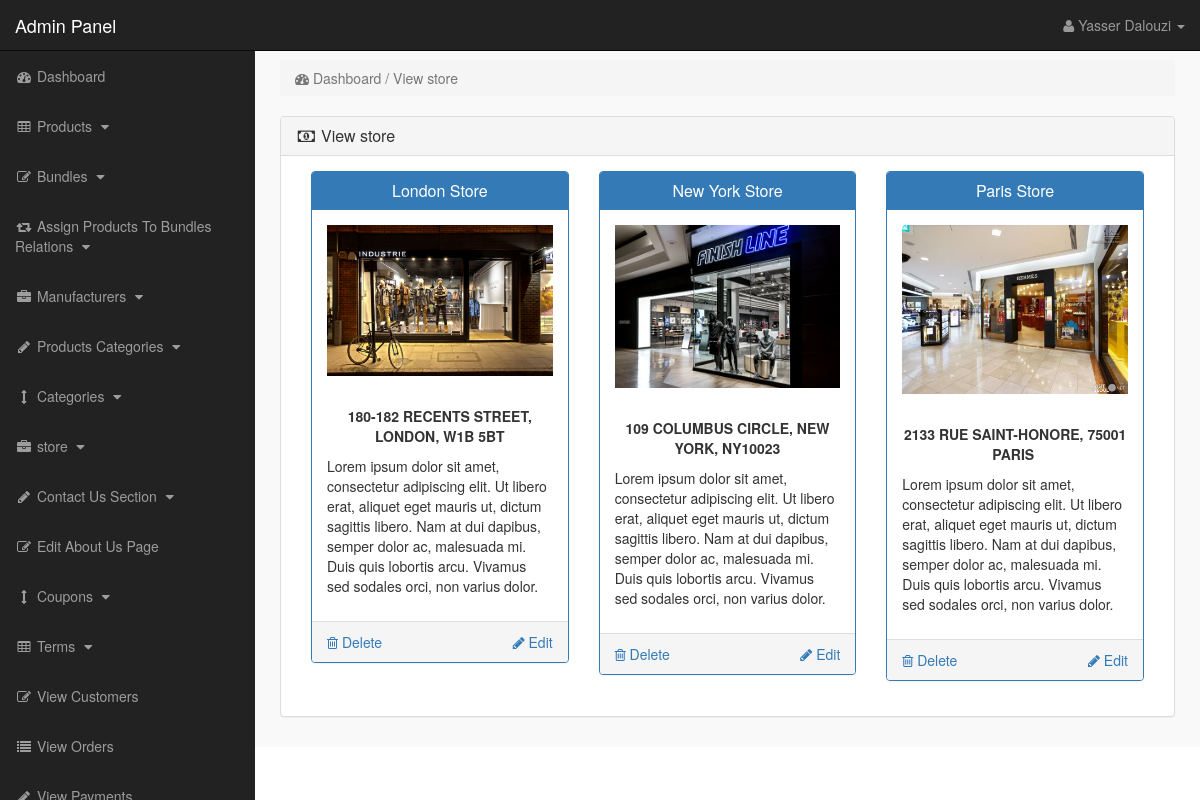
The app's page /admin_area/index.php?view_store (signed in) with its own data.
### tables this page shows
CREATE TABLE `store` (
  `store_id` int(10) NOT NULL,
  `store_title` varchar(255) NOT NULL,
  `store_image` varchar(255) NOT NULL,
  `store_desc` text NOT NULL,
  `store_button` varchar(255) NOT NULL,
  `store_url` varchar(255) NOT NULL
);

### admin_area/view_store.php (the view, shortened to what this page needs)
<?php
if(!isset($_SESSION['admin_email'])){
echo "<script>window.open('login.php','_self')</script>";
}
else {
?>
<div class="row" >
<div class="col-lg-12" >
<ol class="breadcrumb">
<li class="active">
<i class="fa fa-dashboard" ></i> Dashboard / View store
</li>
</ol>
</div>
</div>
<div class="row">
<div class="col-lg-12">
<div class="panel panel-default">
<div class="panel-heading">
<h3 class="panel-title">
<i class="fa fa-money fa-fw"></i> View store
</h3>
</div>
<div class="panel-body">
<?php
$get_store = "select * from store";
$run_store = mysqli_query($con,$get_store);
while($row_store = mysqli_fetch_array($run_store)){
$store_id = $row_store['store_id'];
$store_title = $row_store['store_title'];
$store_image = $row_store['store_image'];
$store_desc = substr($row_store['store_desc'],0,400);
?>
<div class="col-lg-4 col-md-4">
<div class="panel panel-primary">
<div class="panel-heading">
<h3 class="panel-title" align="center">
<?php echo $store_title; ?>
</h3>
</div>
<div class="panel-body">
<img src="store_images/<?php echo $store_image; ?>" class="img-responsive">
<br>
<p><?php echo $store_desc; ?></p>
</div>
<div class="panel-footer">
<a href="index.php?delete_store=<?php echo $store_id; ?>" class="pull-left">
<i class="fa fa-trash-o"></i> Delete
</a>
<a href="index.php?edit_store=<?php echo $store_id; ?>" class="pull-right">
<i class="fa fa-pencil"></i> Edit
</a>
<div class="clearfix"> </div>
</div>
</div>
</div>
<?php } ?>
</div>
</div>
</div>
</div>
<?php } ?>

### admin_area/includes/sidebar.php (shortened to what this page needs)
<?php
if(!isset($_SESSION['admin_email'])){
echo "<script>window.open('login.php','_self')</script>";
}
else {
?>
<nav class="navbar navbar-inverse navbar-fixed-top" >
<div class="navbar-header" >
<a class="navbar-brand" href="index.php?dashboard" >Admin Panel</a>
</div>
<ul class="nav navbar-right top-nav" >
<li class="dropdown" >
<a href="#" class="dropdown-toggle" data-toggle="dropdown" >
<i class="fa fa-user" ></i>
<?php echo $admin_name; ?> <b class="caret" ></b>
</a>
</li>
</ul>
<div class="collapse navbar-collapse navbar-ex1-collapse">
<ul class="nav navbar-nav side-nav">
<li>
<a href="index.php?dashboard">
<i class="fa fa-fw fa-dashboard"></i> Dashboard
</a>
</li>
<li>
<a href="#" data-toggle="collapse" data-target="#products">
<i class="fa fa-fw fa-table"></i> Products
<i class="fa fa-fw fa-caret-down"></i>
</a>
</li>
<li>
<a href="#" data-toggle="collapse" data-target="#bundles">
<i class="fa fa-fw fa-edit"></i> Bundles
<i class="fa fa-fw fa-caret-down"></i>
</a>
</li>
<li>
<a href="#" data-toggle="collapse" data-target="#relations">
<i class="fa fa-fw fa-retweet"></i> Assign Products To Bundles Relations
<i class="fa fa-fw fa-caret-down"></i>
</a>
</li>
<li>
<a href="#" data-toggle="collapse" data-target="#manufacturers">
<i class="fa fa-fw fa-briefcase"></i> Manufacturers
<i class="fa fa-fw fa-caret-down"></i>
</a>
</li>
<li>
<a href="#" data-toggle="collapse" data-target="#p_cat">
<i class="fa fa-fw fa-pencil"></i> Products Categories
<i class="fa fa-fw fa-caret-down"></i>
</a>
</li>
<li>
<a href="#" data-toggle="collapse" data-target="#cat">
<i class="fa fa-fw fa-arrows-v"></i> Categories
<i class="fa fa-fw fa-caret-down"></i>
</a>
</li>
<li>
<a href="#" data-toggle="collapse" data-target="#store">
<i class="fa fa-fw fa-briefcase"></i> store
<i class="fa fa-fw fa-caret-down"></i>
</a>
</li>
<li>
<a href="#" data-toggle="collapse" data-target="#contact_us">
<i class="fa fa-fw fa-pencil"> </i> Contact Us Section
<i class="fa fa-fw fa-caret-down"></i>
</a>
</li>
<li>
<a href="index.php?edit_about_us">
<i class="fa fa-fw fa-edit"></i> Edit About Us Page
</a>
</li>
<li>
<a href="#" data-toggle="collapse" data-target="#coupons">
<i class="fa fa-fw fa-arrows-v"></i> Coupons
<i class="fa fa-fw fa-caret-down"></i>
</a>
</li>
<li>
<a href="#" data-toggle="collapse" data-target="#terms" >
<i class="fa fa-fw fa-table"></i> Terms
<i class="fa fa-fw fa-caret-down"></i>
</a>
</li>
<li>
<a href="index.php?view_customers">
<i class="fa fa-fw fa-edit"></i> View Customers
</a>
</li>
<li>
<a href="index.php?view_orders">
<i class="fa fa-fw fa-list"></i> View Orders
</a>
</li>
<li>
<a href="index.php?view_payments">
<i class="fa fa-fw fa-pencil"></i> View Payments
</a>
</li>
</ul>
</div>
</nav>
<?php } ?>

### admin_area/css/style.css (style rules this page uses)
body { margin-top:100px; }
@media (min-width: 768px) { body { margin-top:50px; } }
.top-nav { padding:0 15px; }
.top-nav>li { display:inline-block; float:left; }
.top-nav>li>a { padding-top:15px; padding-bottom:15px; line-height:20px; color:#999; }
@media (min-width: 768px) { .side-nav { position:fixed; top:51px; width:255px; border-radius:0; overflow-y:auto; background-color: #222; bottom:0; overflow-x:hidden; padding-bottom:40px; } }
@media (min-width: 768px) { .side-nav>li>a { width:255px; } }
.panel-body { border-radius:5px; }

### records on screen
store: store_title "London Store", store_image (picture), store_desc "180-182 RECENTS STREET, LONDON, W1B 5BT Lorem ipsum dolor sit amet, consectetur adipiscing elit. Ut libero erat, aliquet eget mauris ut, dictum sagittis libero. Nam at dui dapibus, semper dolor ac, malesuada mi. Duis quis lobortis arcu. Vivamus sed sodales orci, non varius dolor."
store: store_title "New York Store", store_image (picture), store_desc "109 COLUMBUS CIRCLE, NEW YORK, NY10023 Lorem ipsum dolor sit amet, consectetur adipiscing elit. Ut libero erat, aliquet eget mauris ut, dictum sagittis libero. Nam at dui dapibus, semper dolor ac, malesuada mi. Duis quis lobortis arcu. Vivamus sed sodales orci, non varius dolor."
store: store_title "Paris Store", store_image (picture), store_desc "2133 RUE SAINT-HONORE, 75001 PARIS Lorem ipsum dolor sit amet, consectetur adipiscing elit. Ut libero erat, aliquet eget mauris ut, dictum sagittis libero. Nam at dui dapibus, semper dolor ac, malesuada mi. Duis quis lobortis arcu. Vivamus sed sodales orci, non varius dolor."

### other values on screen
$admin_name "Yasser Dalouzi"
